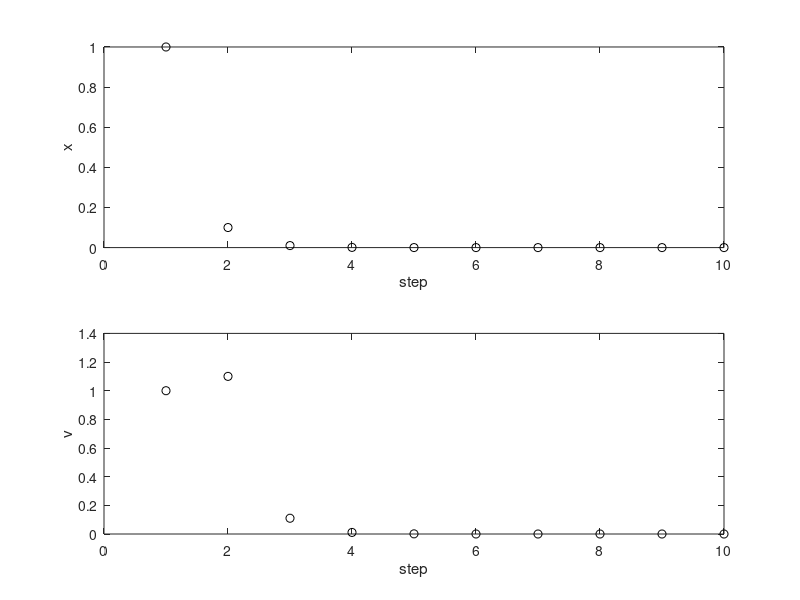

Here is the MATLAB script that generated this plot:
% Test -- Linear System -- constraint sovler
%
% This script does a bit of linear systems math to play around with the
% parameters of the constraint solver.
%
% This code is used to test a (highly-simplified) version of the constraint
% simulator that I used in the Ranger simulator.
%
% In this case z(1,:) represents the constraint violation and dz(2,:)
% represents the rate of change in constraint violation. This code would
% only be running while the constraint is in violation (ie. right after the
% foot strikes the ground).
%

clc; clear;

z0 = [1;1];   %Velocity

h = 1;  %Time step

A = [0,1;1,h];
B = [h;h*h];
P = [0.1,0.0];  %Eigen values
K = place(A,B,P);
% NOTE: h*K = constant for given A,B,P


n = 10;
z = zeros(2,n);
z(:,1) = z0;

for i=2:n
    u = -K*z(:,i-1);
    z(:,i) = A*z(:,i-1) + B*u;
end
x = z(1,:);
v = z(2,:);

figure(1); clf;

subplot(2,1,1);
plot(x,'ko')
xlabel('step')
ylabel('x')
% set(gca,'yScale','log')

subplot(2,1,2);
plot(v,'ko')
xlabel('step')
ylabel('v')
% set(gca,'yScale','log')


